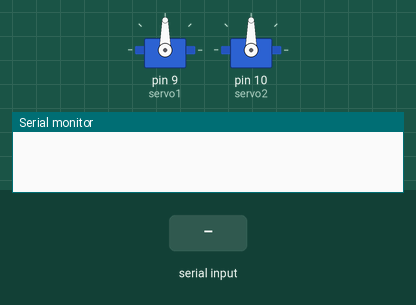
This sketch was run on a simulated Arduino Uno, built with avr-gcc and run on an emulated ATmega328P. Shown: 2 × servo, the last lines printed to the serial monitor. The inputs (shaded band) are chosen by the test bench.

Above: at 1.2 s.
1.3 s: "servo1:150\n" received over Serial
At 4.1 s:
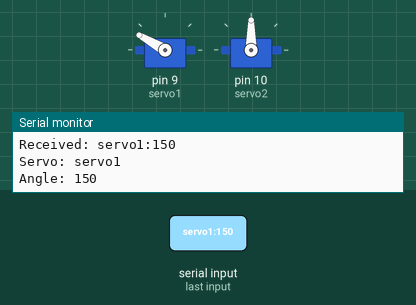
4.3 s: "servo2:1\n" received over Serial
At 5.5 s:
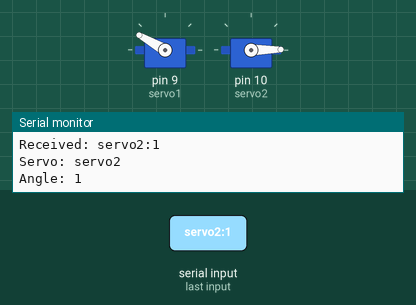
5.8 s: "servo1:1\n" received over Serial
At 6.6 s:
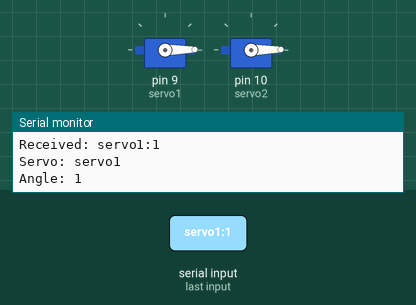
7.3 s: "servo2:150\n" received over Serial
13.3 s: "servo1:150\n" received over Serial
At 15.0 s:
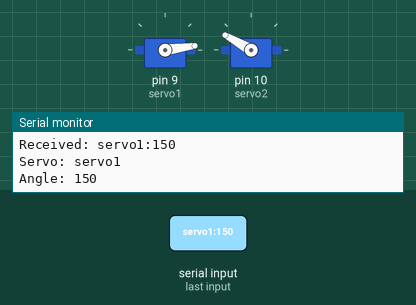
16.3 s: "servo2:150\n" received over Serial
Timing chart, 0 to 23.7 s (numbered marks = the images above; inputs shaded):
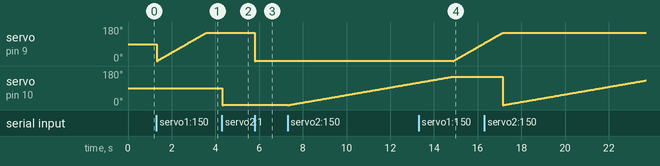

Measured:
- after the input at 4.3 s, servo on pin 10 (servo2): 90° → 1° at once
- after the input at 5.8 s, servo on pin 9 (servo1): 150° → 1° at once

The sketch:

servo_controller.ino
```cpp
#include <Servo.h>

Servo servo1;
Servo servo2;
String message, servo, angle_str;
int ind, angle_int;


int pos1 = 0;    // variable to store the servo position
int pos2 = 0;

void setup() {
  Serial.begin(9600);
  servo1.attach(9);  // attaches the servo on pin 9 to the servo object
  servo2.attach(10);

  // TIMSK0=0;
}

void loop() {

  while (Serial.available() > 0)
  {
    char recieved = Serial.read();
    message += recieved;

    if (recieved == '\n')
    {
      Serial.print("Received: ");
      Serial.println(message);

      ind = message.indexOf(':');
      servo = message.substring(0, ind);
      angle_str = message.substring(ind+1);

      angle_int = atoi(angle_str.c_str());

      Serial.print("Servo: ");
      Serial.println(servo);

      Serial.print("Angle: ");
      Serial.println(angle_int);


      if (servo == "servo1")
      {
        for (int pos = 0; pos <= angle_int; pos += 1)
        {
          servo1.write(pos);
          delay(15);
        }
      }
      else if (servo == "servo2")
      {
        for (int pos = 0; pos <= angle_int; pos += 1)
        {
          servo2.write(pos);
          delay(50);
        }
      }

      message = "";


    }
  }

}
```
